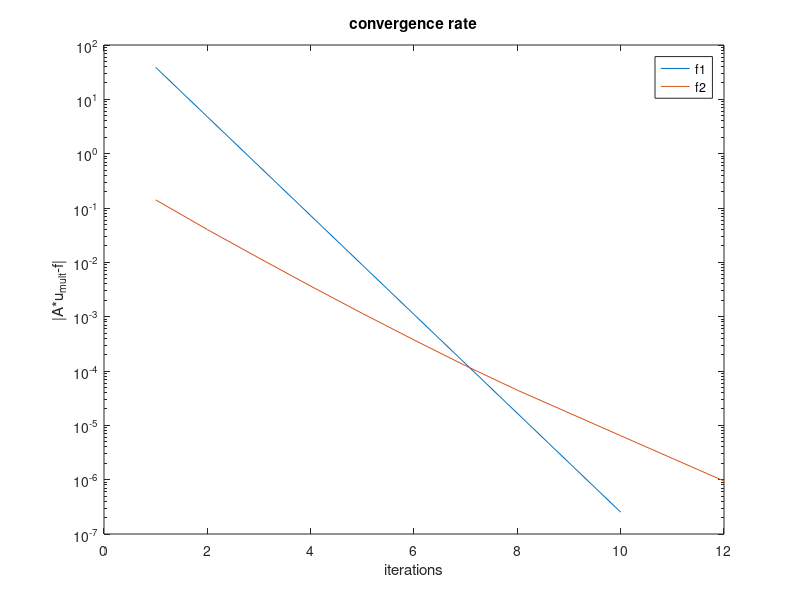
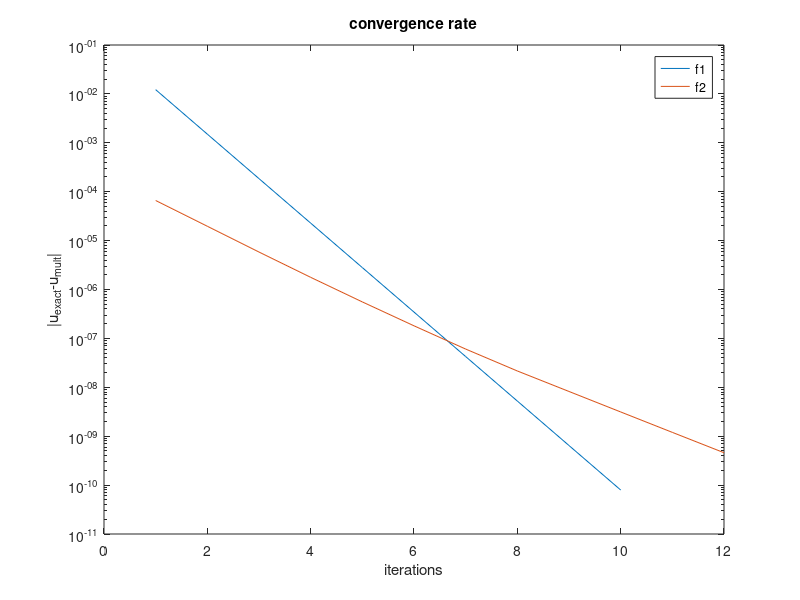

Source code (MATLAB) for these figures, in order:
%% Write the matrices
% N meshs in x direction, M meshs in y direction
% deltax = 1/N, deltay = 1/M
N = 32;
M = 32;
B = M^2*diag(2*ones(1,M-1))+M^2*diag((-1)*ones(1,M-2),1)+...
    M^2*diag((-1)*ones(1,M-2),-1)+2*N^2*eye(M-1);
C = N^2*eye(M-1);
tri_op = -diag(ones(1,N-2),1)-diag(ones(1,N-2),-1);
A = kron(eye(N-1),B)+kron(tri_op,C);
%% Example functions
x = linspace(0,1,N+1);
y = linspace(0,1,M+1);
ff1 = @(x,y) 13*pi^2*sin(2*pi*x).*sin(3*pi*y);
fu1 = @(x,y) sin(2*pi*x).*sin(3*pi*y); 
ff2 = @(x,y) -(x-1)^3*(42*x.^2-24*x+2).*y.*(y-1)-2*x.^2.*(x-1).^5;
fu2 = @(x,y) (x-1).^5.*x.^2.*y.*(y-1);
f1 = [];
for i = 2:N
    for j = 2:M
        f1 = [f1;ff1(x(i),y(j))];
    end
end
f2 = [];
for i = 2:N
    for j = 2:M
        f2 = [f2;ff2(x(i),y(j))];
    end
end
%% Compute in backslash
u1_bs = A\f1;
u1_bs = reshape(u1_bs,M-1,N-1);
u1_bs = u1_bs(:);

u2_bs = A\f2;
u2_bs = reshape(u2_bs,M-1,N-1);
u2_bs = u2_bs(:);
%% 2-grid
L = tril(A,-1);
R = triu(A,1);
omega = 0.5;
tol = 10^(-6);
n = length(A);
D_inv = spdiags(1./diag(A),0,n,n);
    
u0 = zeros(length(A),1);
I1 = zeros((length(A)-1)/2,length(A));
for i = 1:(length(A)-1)/2
    I1(i,2*i-1:2*i+1) = [1 2 1];
end
I1 = 1/4*I1;
I2 = I1'*1/2;
A_bar = I1*A*I2;
err = [];

err1 = 1;
while err1 > tol
for i = 1:3
    u0 = ((1-omega)*eye(length(A))-omega*D_inv*(L+R))*u0+omega*D_inv*f1; 
end
r = f1-A*u0;
r_bar = I1*r;
e_bar = A_bar\r_bar;
e = I2*e_bar;
u0 = u0+e;
err1 = max(abs(A*u0-f1));
err = [err err1];
end

%% Multigrid
L = tril(A,-1);
R = triu(A,1);
omega = 0.5;
tol = 10^(-6);
n = length(A);
D_inv = spdiags(1./diag(A),0,n,n);

E = 1/8*eye(M-1)+1/16*diag(ones(M-2,1),1)+1/16*diag(ones(M-2,1),-1);
opt = zeros(N/2,M-1);
opt(1,1:2) = [2 1];
opt(N/2,end-1:end) = [1 2];
for i = 2:N/2-1
    opt(i,2*i-2:2*i) = [1 2 1];
end
I1 = kron(opt,E);
I2 = I1'*1/2;
A_bar = I1*A*I2;

% f1
u0 = zeros(length(A),1);
er1 = [];
err12 = [];
err1 = 1;
k12 = 0;
while err1 > tol
for i = 1:3
    u0 = ((1-omega)*eye(length(A))-omega*D_inv*(L+R))*u0+omega*D_inv*f1; 
end
r = f1-A*u0;
r_bar = I1*r;
e_bar = A_bar\r_bar;
e = I2*e_bar;
u0 = u0+e;
er1 = [er1 max(abs(u1_bs-u0))];
err1 = max(abs(A*u0-f1));
err12 = [err12 err1];
k12 = k12+1;
end

% f2
u0 = zeros(length(A),1);
er2 = [];
err22 = [];
err2 = 1;
k22 = 0;
while err2 > tol
for i = 1:3
    u0 = ((1-omega)*eye(length(A))-omega*D_inv*(L+R))*u0+omega*D_inv*f2; 
end
r = f2-A*u0;
r_bar = I1*r;
e_bar = A_bar\r_bar;
e = I2*e_bar;
u0 = u0+e;
er2 = [er2 max(abs(u2_bs-u0))];
err2 = max(abs(A*u0-f2));
err22 = [err22 err2];
k22 = k22+1;
end

figure(1)
semilogy(err12); hold on
semilogy(err22); 
title('convergence rate')
ylabel('|A*u_{mult}-f|')
legend('f1','f2')
xlabel('iterations')

figure(2)
semilogy(er1); hold on
semilogy(er2); 
title('convergence rate')
ylabel('|u_{exact}-u_{mult}|')
legend('f1','f2')
xlabel('iterations')


